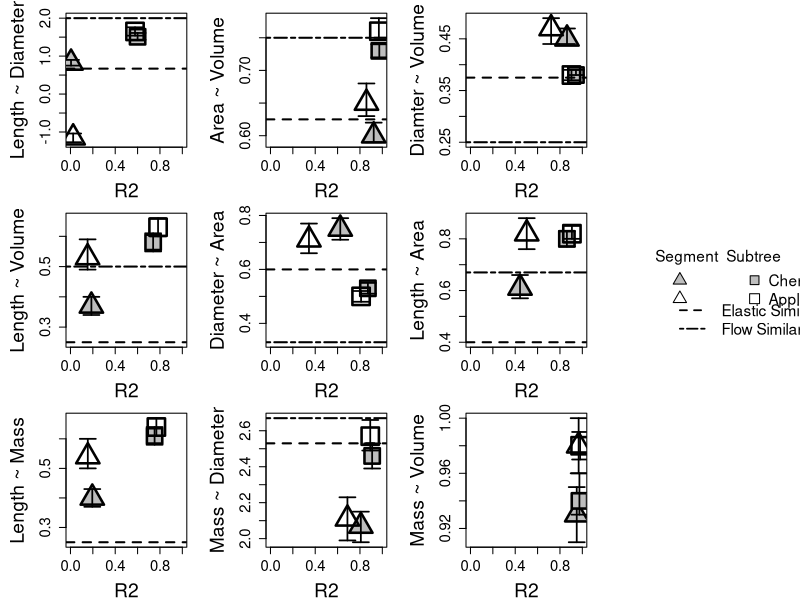

The R script that drew this image:
### Modifies Chapter1Figs.R to remove path scale and "both" group.

sma <- read.csv("SMAResults.csv", sep=",", head=T)

levels <- c(1,2,3,4,5,12)
results <- list()
for (i in 1:26){ #relationship columns
  results[[i]] <- list()
  for (j in 1:4){
    results[[i]][[j]] <- vector(length = 6)
    # 1: exponent, 2: CI-, 3: CI+, 4: R2 
    for (k in 1:6) { # group/ind rows
      results[[i]][[j]][k] = as.numeric(strsplit(as.character(sma[(levels[k]+1),(i+2)]), " ")[[1]][(2*j-1)])
    }
  }
}

exponent_R2 <- function(col_list, n, k=5, m=6, xlabel="R2"){
  
  if (length(col_list) == 2){
    min_range <- c(results[[col_list[1]]][[2]][k:m], results[[col_list[2]]][[2]][k:m], flow[n], elastic[n])
    max_range <- c(results[[col_list[1]]][[3]][k:m], results[[col_list[2]]][[3]][k:m], flow[n], elastic[n])}
  else{
    min_range <- c(results[[col_list[1]]][[2]][k:m], results[[col_list[2]]][[2]][k:m], 
                   results[[col_list[3]]][[2]][k:m], flow[n], elastic[n])
    max_range <- c(results[[col_list[1]]][[3]][k:m], results[[col_list[2]]][[3]][k:m], 
                   results[[col_list[3]]][[3]][k:m], flow[n], elastic[n])}
  
  plot(range(0,1), range(min(min_range, na.rm=T), max(max_range, na.rm=T)), 
       ylab = ylabels[n], xlab=xlabel, type = "n",
       ylim = c(min(min_range, na.rm=T), max(max_range, na.rm=T)))
   
  for (i in 1:length(col_list)){
    for(j in k:m){
      points(results[[col_list[i]]][[4]][j], results[[col_list[i]]][[1]][j], pch = as.numeric(di_points[[i]][j]), 
             bg = "grey", cex=3.5, lwd=2.5)
      arrows(x0=results[[col_list[i]]][[4]][j], y0=results[[col_list[i]]][[2]][j], y1=results[[col_list[i]]][[3]][j], 
             code=3, angle=90, lwd=1.7, length=.08)
    }
  } 
  abline(h = flow[n], lwd = 2, lty = 6)
  abline(h = elastic[n], lwd = 2, lty = 2)
}

ylabels <- c("Length ~ Diameter", "Area ~ Volume", "Diamter ~ Volume", 
             "Length ~ Volume", "Diameter ~ Area", "Length ~ Area", 
             "Length ~ Mass", "Mass ~ Diameter", "Mass ~ Volume")
flow <- c(2, .75, .25, .5, .33, .67, NA, 2.67, NA)
elastic <- c(.67, .625, .375, .25, .6, .4, .25, 2.53, NA)
di_points <- list(list(17, 24, 2, 17, 24, 2),
                  list(15, 22, 0, 15, 22, 0))


pdf(file="Fig2.pdf", width= 16, height=12,family="Helvetica", pointsize=18)

par(mfrow= c(3,4), mar = c(4,5,1,1), cex.lab=1.75, cex.axis=1.35)
exponent_R2(c(1,3), 1)
exponent_R2(c(4,6), 2)
exponent_R2(c(7,9), 3)
plot(range(0,1), range(0,1), bty="n", main ="", xaxt="n", yaxt="n", xlab="", ylab="", type ="n")
exponent_R2(c(10,12), 4)
exponent_R2(c(13,15), 5)
exponent_R2(c(16,18), 6)
plot(range(0,1), range(0,1), bty="n", xaxt="n", yaxt="n", xlab="", ylab="", type ="n")
par(xpd=T)
legend("left", legend=c("", "", "Cherry", "Apple"), 
       pch=c(24, 2, 22, 0), pt.bg="grey", cex=1.4, pt.cex=2, 
       bty="n", title="Segment  Subtree", title.adj=-.35, ncol=2)
legend("bottomleft", legend=c("Elastic Similarity","Flow Similarity"), lty=c(2,6), lwd = 1.7, 
       bty = "n", cex=1.4)
par(xpd=F)
exponent_R2(c(19,21), 7)
exponent_R2(c(22,23), 8)
exponent_R2(c(24,26), 9)

dev.off()